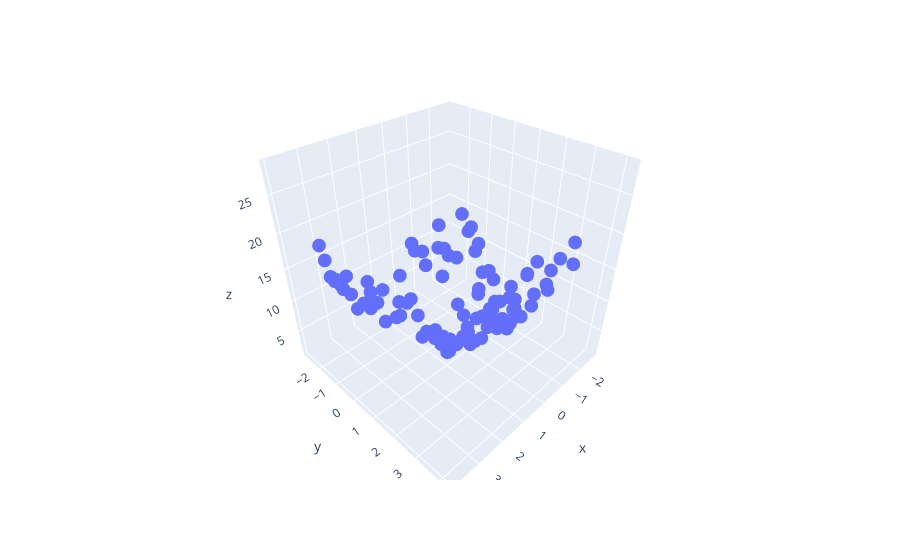

Write notebook code for a chart like this one.
### Code cell
import plotly.express as px 
df = px.data.iris()
fig = px.scatter_3d(df,x = x.ravel(), y =y.ravel() , z =z.ravel() )
fig.show()
